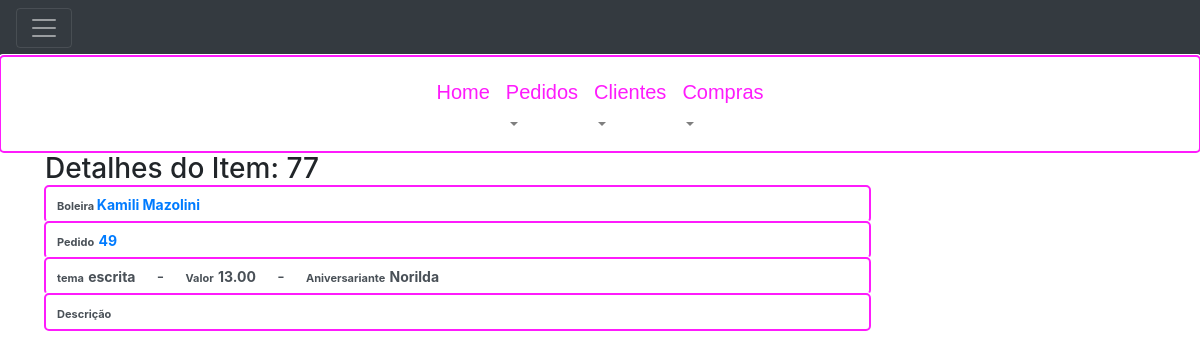
/orders/77/order_items_details/ (signed in), run on the app's committed database.
### order_control/models.py (models this page shows, shortened)
class BoxTop(models.Model):
    gift = models.BooleanField(default=False, verbose_name="Brinde?")
    type = models.CharField(max_length=255, choices=BOX_TOP_CHOICES)
    theme = models.CharField(max_length=255)
    birthdayName = models.CharField(max_length=255, null=True, blank=True)
    amount = models.DecimalField(max_digits=8, decimal_places=2, default=0.00, verbose_name='Valor total das Caixas R$')
    description = models.CharField(max_length=255, null=True, blank=True)
    storedIn = models.FileField(upload_to='boxes/', null=True, blank=True, verbose_name='Figura')
    order = models.ForeignKey(Order, on_delete=models.PROTECT)

class Order(models.Model):
    createdAt = models.DateTimeField(auto_now_add=True)
    deliveryAt = models.DateTimeField(null=True, blank=True, verbose_name="Entregar em")
    delivered = models.BooleanField(default=False, verbose_name="Entregue")
    description = models.TextField(max_length=255, null=True, blank=True)
    downPayment = models.DecimalField(max_digits=8, decimal_places=2, verbose_name='Entrada R$', null=True, blank=True, default=0.00)
    totalOrder = models.DecimalField(max_digits=8, decimal_places=2, verbose_name='Total Pedido R$', null=True, blank=True, default=0.00)
    totalPayment = models.DecimalField(max_digits=8, decimal_places=2, verbose_name='Total Pago R$', null=True, blank=True, default=0.00)
    client = models.ForeignKey(Client, on_delete=models.PROTECT, verbose_name='Cliente')

class Client (models.Model):
    createAt = models.DateTimeField(auto_now_add=True)
    name = models.CharField(max_length=255, verbose_name='Nome do Cliente')
    phone = models.CharField(max_length=15, null=True, blank=True, verbose_name='Telefone')
    picture = models.FileField(upload_to='clients/', null=True, blank=True, verbose_name='Foto de Perfil')
    balance = models.DecimalField(max_digits=8, decimal_places=2, default=0.0, verbose_name='Balanço')
    cakeMaker = models.BooleanField(default=False, verbose_name='Boleira')

### order_control/views.py (the view)
# urls.py: path('orders/<int:id>/order_items_details/', views.order_items_details, name='order_items_details'),
@login_required(login_url=reverse_lazy('order_control:login'))
def order_items_details(request, id):
    order_item = BoxTop.objects.get(id=id)
    return render(request, 'order_control/order/item_detail.html', {'order_item': order_item})

### templates/order_control/order/item_detail.html (shortened to what this page needs)
{% extends "layout.html" %}
{% block content %}
<div class="container" xmlns="http://www.w3.org/1999/html" xmlns="http://www.w3.org/1999/html">
        <h3> Detalhes do Item:  {{ order_item.id }}
        <div class="form-group">
            <div class="row">
                <div  id="head" class="col-sm-9" >
                    <div class='form-control'>
                        <span class='label label-default' style='font-size:11px;'>
                            <strong>
                                {% if order_item.order.client.cakeMaker%}
                                    Boleira
                                {% else %}
                                    cliente
                                {% endif %}
                            </strong>
                        </span>
                        <span class='label label-default' style='font-size:14px;'  >
                            <a href="{% url 'order_control:client_detail'  order_item.order.client.id %}">
                                <strong>{{ order_item.order.client.name }}</strong></span>
                    </div>
                    <div class='form-control'>
                        <span class='label label-default' style='font-size:11px;'><strong>Pedido</strong></span>
                        <a href="{% url 'order_control:order_detail'  order_item.order.id %}">
                                <span class='label label-default' style='font-size:14px;' ><strong>{{ order_item.order.id }}</strong></span>
                        </a>
                    </div>
                    <div class='form-control'>
                        <span class='label label-default' style='font-size:11px;'><strong>tema</strong></span>
                        <span class='label label-default' style='font-size:14px;' ><strong>{{ order_item.theme }}</strong></span>
                         &nbsp; &nbsp; - &nbsp; &nbsp;
                        <span class='label label-default' style='font-size:11px;'><strong>Valor</strong></span>
                        <span class='label label-default' style='font-size:14px;' ><strong>{{ order_item.amount }}</strong></span>
                        &nbsp; &nbsp; - &nbsp; &nbsp;
                        <span class='label label-default' style='font-size:11px;'><strong>Aniversariante</strong></span>
                        {% if order_item.birthdayName%}
                            <span class='label label-default' style='font-size:14px;' ><strong>{{ order_item.birthdayName }}</strong></span>
                        {% endif%}
                    </div>
                    <div class='form-control'>
                        <span class='label label-default' style='font-size:11px;'><strong>Descrição</strong></span>
                    </div>
                </div>
            </div>
    </div>
{% endblock %}

### static/order_control/css/style.css (style rules this page uses)
.form-control, .form-control:focus { box-shadow: 0 0 0 0 rgba(255, 255, 255, 0); border: rgba(255, 255, 255, 0); outline: #fe1bfcff auto 5px ; }

### data on the page
BoxTop: id "77", order.client.name "Kamili Mazolini", order.id "49", theme "escrita", amount "13.00", birthdayName "Norilda"
